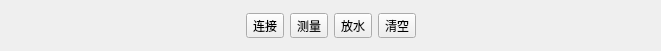
   <widget class="QWidget" name="">
    <property name="geometry">
     <rect>
      <x>10</x>
      <y>209</y>
      <width>661</width>
      <height>51</height>
     </rect>
    </property>
    <layout class="QGridLayout" name="gridLayout_29">
     <item row="1" column="1">
      <widget class="QToolButton" name="tbnConnect">
       <property name="text">
        <string>连接</string>
       </property>
      </widget>
     </item>
     <item row="1" column="2">
      <widget class="QToolButton" name="tbnMeasure">
       <property name="text">
        <string>测量</string>
       </property>
      </widget>
     </item>
     <item row="1" column="4">
      <widget class="QToolButton" name="tbnClearWave">
       <property name="text">
        <string>清空</string>
       </property>
      </widget>
     </item>
     <item row="1" column="0">
      <spacer name="horizontalSpacer_33">
       <property name="orientation">
        <enum>Qt::Horizontal</enum>
       </property>
       <property name="sizeHint" stdset="0">
        <size>
         <width>40</width>
         <height>20</height>
        </size>
       </property>
      </spacer>
     </item>
     <item row="1" column="5">
      <spacer name="horizontalSpacer_36">
       <property name="orientation">
        <enum>Qt::Horizontal</enum>
       </property>
       <property name="sizeHint" stdset="0">
        <size>
         <width>40</width>
         <height>20</height>
        </size>
       </property>
      </spacer>
     </item>
     <item row="1" column="3">
      <widget class="QToolButton" name="tbnOpen">
       <property name="text">
        <string>放水</string>
       </property>
      </widget>
     </item>
     <item row="0" column="2">
      <spacer name="verticalSpacer_55">
       <property name="orientation">
        <enum>Qt::Vertical</enum>
       </property>
       <property name="sizeHint" stdset="0">
        <size>
         <width>20</width>
         <height>40</height>
        </size>
       </property>
      </spacer>
     </item>
     <item row="2" column="2">
      <spacer name="verticalSpacer_56">
       <property name="orientation">
        <enum>Qt::Vertical</enum>
       </property>
       <property name="sizeHint" stdset="0">
        <size>
         <width>20</width>
         <height>40</height>
        </size>
       </property>
      </spacer>
     </item>
    </layout>
   </widget>
